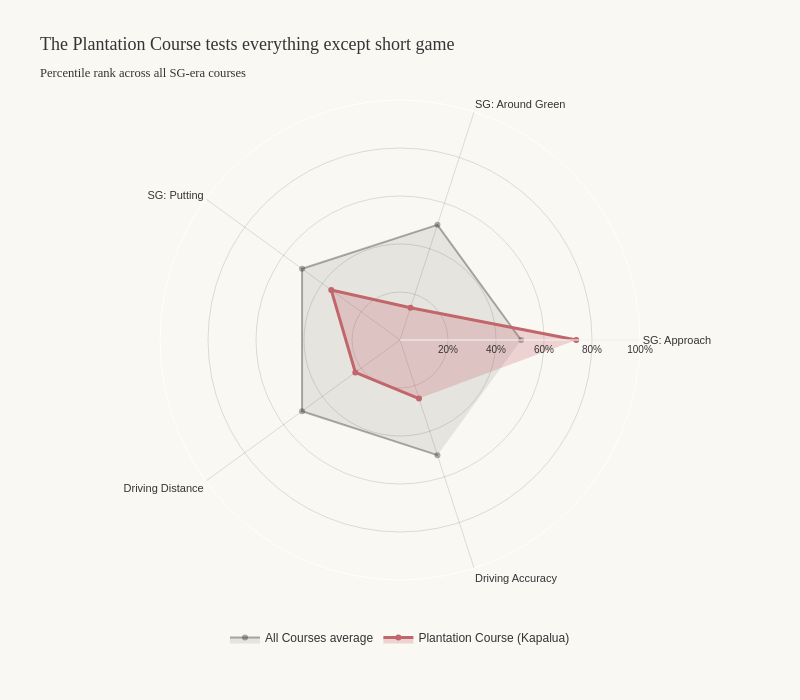

Notebook code for this chart:
### Markdown cell above
When you map every course on a chart of approach play vs putting importance, you get a clear picture of where each kind of course tests you. Le Golf National sits in the top-right corner: extreme on both, the most demanding test on tour. Royal Troon and Royal Liverpool sit at the bottom: putting matters less here than almost anywhere. Whistling Straits and Winged Foot — both US Open venues — sit in the top-left: missing the green isn't catastrophic, but the putt that follows is exhausting. And Augusta National? An outlier in a different way: the field is so narrow that no single stat clearly separates winners from losers.

### Code cell
from scipy.stats import rankdata
import plotly.graph_objects as go

# Build plot_df (same as before)
rows = []
for course, data in meta.items():
    shap = data.get("shap_profile") or {}
    if not shap:
        continue
    rows.append({
        "course_name": course,
        "course_type": data.get("course_type"),
        "country": data.get("country"),
        "yardage": data.get("yardage"),
        "designer": data.get("designer"),
        "n_events": shap.get("n_events"),
        "n_player_events": shap.get("n_player_events"),
        **{f"{f}_shap": shap.get(f"{f}_shap") for f in PLAYER_FEATURES},
    })

plot_df = pd.DataFrame(rows)
plot_df = plot_df.dropna(subset=["driving_dist_shap", "driving_acc_shap", "yardage"])

# Compute percentiles per feature
shap_cols = [f"{f}_shap" for f in PLAYER_FEATURES]
percentiles = plot_df[shap_cols].copy()
for col in shap_cols:
    percentiles[col] = (rankdata(plot_df[col]) / len(plot_df)) * 100
percentiles["course_name"] = plot_df["course_name"]
percentiles["course_type"] = plot_df["course_type"]

# Get Plantation
plantation = percentiles[percentiles["course_name"].str.contains("Plantation Course")].iloc[0]
plantation_values = [plantation[k] for k in shap_cols]

# All courses average percentile
all_courses_pcts = percentiles[shap_cols].mean()
all_courses_values = [all_courses_pcts[k] for k in shap_cols]

# Brand
INK = "#363334"
PAPER = "#f9f8f3"

features_pretty = {
    # "sg_ott_shap": "SG: Off the Tee",
    "sg_app_shap": "SG: Approach",
    "sg_arg_shap": "SG: Around Green",
    "sg_putt_shap": "SG: Putting",
    "driving_dist_shap": "Driving Distance",
    "driving_acc_shap": "Driving Accuracy",
    # "gir_shap": "Greens in Reg.",
}
categories = list(features_pretty.values())

fig = go.Figure()

fig.add_trace(go.Scatterpolar(
    r=all_courses_values,
    theta=categories,
    fill="toself",
    name="All Courses average",
    line=dict(color="rgba(54, 51, 52, 0.4)", width=2),
    fillcolor="rgba(54, 51, 52, 0.1)",
))

fig.add_trace(go.Scatterpolar(
    r=plantation_values,
    theta=categories,
    fill="toself",
    name="Plantation Course (Kapalua)",
    line=dict(color="#c1666b", width=3),
    fillcolor="rgba(193, 102, 107, 0.25)",
))

fig.update_layout(
    title=dict(
        text="The Plantation Course tests everything except short game<br><sub>Percentile rank across all SG-era courses</sub>",
        font=dict(family="Fraunces, serif", size=18, color=INK),
    ),
    polar=dict(
        bgcolor=PAPER,
        radialaxis=dict(
            visible=True,
            range=[0, 100],
            tickfont=dict(family="Archivo, sans-serif", size=10, color=INK),
            gridcolor="rgba(54, 51, 52, 0.15)",
            tickvals=[20, 40, 60, 80, 100],
            ticktext=["20%", "40%", "60%", "80%", "100%"],
        ),
        angularaxis=dict(
            tickfont=dict(family="Archivo, sans-serif", size=11, color=INK),
            gridcolor="rgba(54, 51, 52, 0.15)",
        ),
    ),
    paper_bgcolor=PAPER,
    font=dict(family="Archivo, sans-serif", color=INK),
    legend=dict(
        orientation="h",
        yanchor="bottom", y=-0.15,
        xanchor="center", x=0.5,
        font=dict(family="Archivo, sans-serif", size=12),
    ),
    width=800,
    height=700,
    margin=dict(l=80, r=80, t=100, b=120),
)

fig.show()

### Figure 1 — Plotly figure (JSON) as saved in the notebook; plotly's stock layout.template omitted (floating-point values rounded to 4 significant figures)
{"data": [{"fill": "toself", "fillcolor": "rgba(54, 51, 52, 0.1)", "line": {"color": "rgba(54, 51, 52, 0.4)", "width": 2}, "name": "All Courses average", "r": [50.44, 50.44, 50.44, 50.44, 50.44], "theta": ["SG: Approach", "SG: Around Green", "SG: Putting", "Driving Distance", "Driving Accuracy"], "type": "scatterpolar"}, {"fill": "toself", "fillcolor": "rgba(193, 102, 107, 0.25)", "line": {"color": "#c1666b", "width": 3}, "name": "Plantation Course (Kapalua)", "r": [73.45, 14.16, 35.4, 23.01, 25.66], "theta": ["SG: Approach", "SG: Around Green", "SG: Putting", "Driving Distance", "Driving Accuracy"], "type": "scatterpolar"}], "layout": {"font": {"color": "#363334", "family": "Archivo, sans-serif"}, "height": 700, "legend": {"font": {"family": "Archivo, sans-serif", "size": 12}, "orientation": "h", "x": 0.5, "xanchor": "center", "y": -0.15, "yanchor": "bottom"}, "margin": {"b": 120, "l": 80, "r": 80, "t": 100}, "paper_bgcolor": "#f9f8f3", "polar": {"angularaxis": {"gridcolor": "rgba(54, 51, 52, 0.15)", "tickfont": {"color": "#363334", "family": "Archivo, sans-serif", "size": 11}}, "bgcolor": "#f9f8f3", "radialaxis": {"gridcolor": "rgba(54, 51, 52, 0.15)", "range": [0, 100], "tickfont": {"color": "#363334", "family": "Archivo, sans-serif", "size": 10}, "ticktext": ["20%", "40%", "60%", "80%", "100%"], "tickvals": [20, 40, 60, 80, 100], "visible": true}}, "title": {"font": {"color": "#363334", "family": "Fraunces, serif", "size": 18}, "text": "The Plantation Course tests everything except short game<br><sub>Percentile rank across all SG-era courses</sub>"}, "width": 800}}
